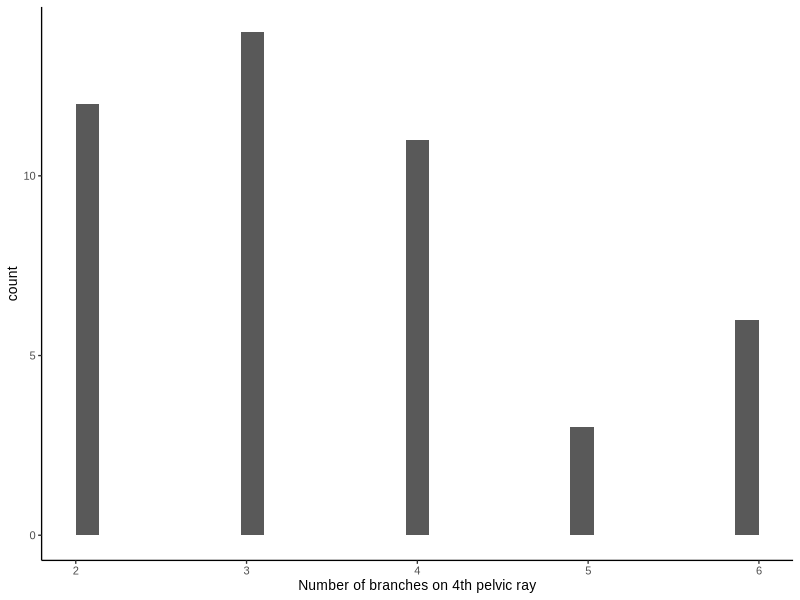
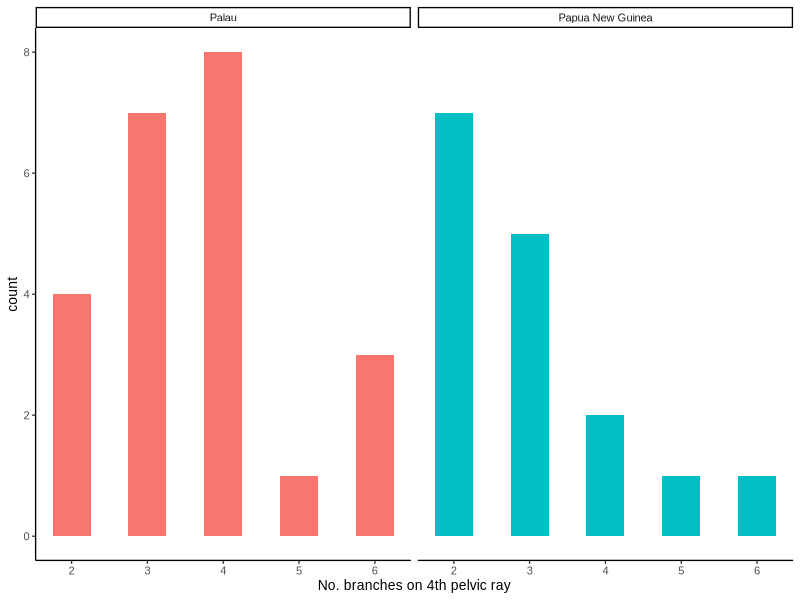
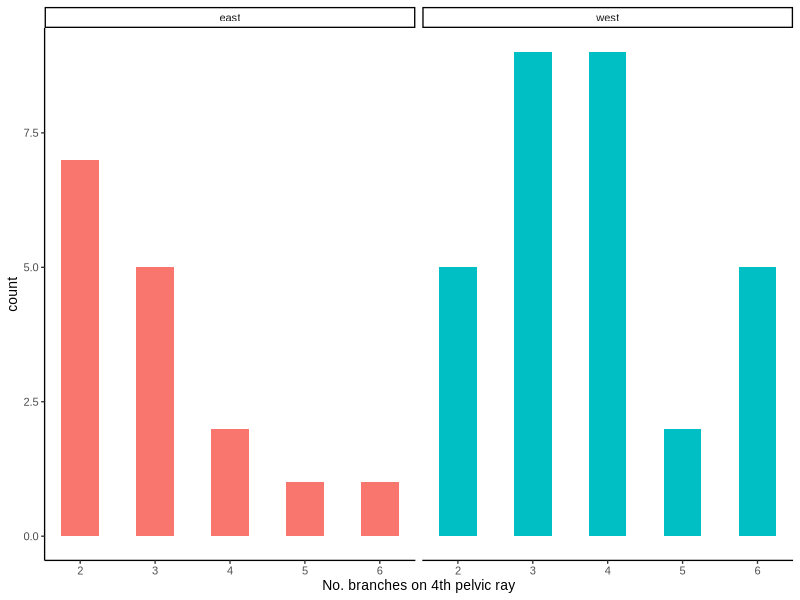

Generate these figures, in order, with R:
## ---- chunk 1
library(tidyverse)
#morphology data file for basic comparison analysis
morph <- read.csv("../data/cleaned_data.csv")
some_data <- read.csv("../data/morphology_numerical_data3.csv")
## ---- chunk 2
ggplot(data = morph) +
  geom_histogram(mapping = aes(x=branches)) +
  xlab("Number of branches on 4th pelvic ray") +
  theme_classic(base_family = 'Arial', base_size = 10)
## ---- chunk 3
#make a subset of data with just information from palau and png
Palau_PNG <- morph %>%
  filter(locality == "Papua New Guinea" | locality == "Palau")

#histogram
ggplot(data = Palau_PNG) +
  geom_histogram(binwidth = 0.5, mapping = aes(x = branches, fill = locality), show.legend = FALSE) +
  facet_wrap(~locality) +
  xlab("No. branches on 4th pelvic ray") +
  theme_classic(base_family = 'Arial', base_size = 10)
## ---- chunk 4
ggplot(data = morph) +
  geom_histogram(binwidth = 0.5, mapping = aes(x = branches, fill = haplotype), show.legend = FALSE) +
  facet_wrap(~haplotype) +
  xlab("No. branches on 4th pelvic ray") +
  theme_classic(base_family = 'Arial', base_size = 10)
## ---- chunk 5
#extract east & western haplotype data
west <- filter(morph, haplotype == "west")
east <- filter(morph, haplotype == "east")
t.test(west$branches, east$branches)
## ---- chunk 6
knitr::kable(morph, caption = "Pelvic fin morpholgy")
